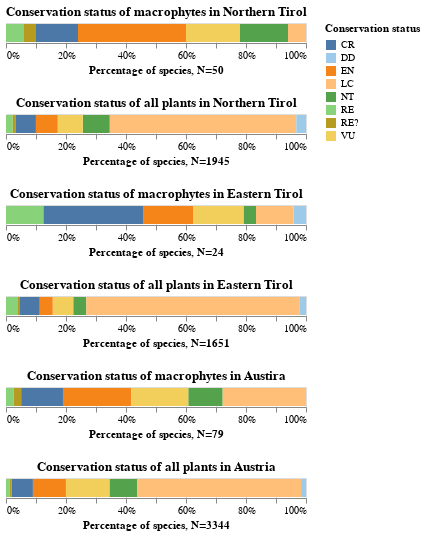

Notebook code cell kept with this figure:
### Code cell
c1 & c2 & c3 & c4 & c5 & c6

### Figure 1 — Vega-Lite specification as saved in the notebook (floating-point values rounded to 4 significant figures)
{"config": {"view": {"continuousWidth": 300, "continuousHeight": 300}}, "vconcat": [{"data": {"name": "data-a3b883bf06c26ee1137f4479ab6ca151"}, "mark": {"type": "bar", "tooltip": true}, "encoding": {"color": {"field": "Nordtirol_RL", "legend": {"title": "Conservation status"}, "scale": {"scheme": "tableau20"}, "sort": ["RE", "RE?", "CR", "EN", "VU", "NT", "LC", "DD", "G", "u", "u?", "e", "e?", "pi", "i", "n", "?", "RE,n", "-", "/", "( )"], "type": "ordinal"}, "order": {"field": "color_Nordtirol_RL_sort_index", "type": "ordinal"}, "x": {"field": "len", "stack": "normalize", "title": "Percentage of species, N=50", "type": "quantitative"}}, "name": "view_13", "title": "Conservation status of macrophytes in Northern Tirol"}, {"data": {"name": "data-bdaaa46494f9a4c0937c6109bdc75df3"}, "mark": {"type": "bar", "tooltip": true}, "encoding": {"color": {"field": "Nordtirol_RL", "legend": {"title": "Conservation status"}, "scale": {"scheme": "tableau20"}, "sort": ["RE", "RE?", "CR", "EN", "VU", "NT", "LC", "DD", "G", "u", "u?", "e", "e?", "pi", "i", "n", "?", "RE,n", "-", "/", "( )"], "type": "ordinal"}, "order": {"field": "color_Nordtirol_RL_sort_index", "type": "ordinal"}, "x": {"field": "len", "stack": "normalize", "title": "Percentage of species, N=1945", "type": "quantitative"}}, "name": "view_14", "title": "Conservation status of all plants in Northern Tirol"}, {"data": {"name": "data-f5f918471bd4804d28c509541de71bb5"}, "mark": {"type": "bar", "tooltip": true}, "encoding": {"color": {"field": "Osttirol_RL", "legend": {"title": "Conservation status"}, "scale": {"scheme": "tableau20"}, "sort": ["RE", "RE?", "CR", "EN", "VU", "NT", "LC", "DD", "G", "u", "u?", "e", "e?", "pi", "i", "n", "?", "RE,n", "-", "/", "( )"], "type": "ordinal"}, "order": {"field": "color_Osttirol_RL_sort_index", "type": "ordinal"}, "x": {"field": "len", "stack": "normalize", "title": "Percentage of species, N=24", "type": "quantitative"}}, "name": "view_15", "title": "Conservation status of macrophytes in Eastern Tirol"}, {"data": {"name": "data-57274b018a4847ce3f3fec70885b62ff"}, "mark": {"type": "bar", "tooltip": true}, "encoding": {"color": {"field": "Osttirol_RL", "legend": {"title": "Conservation status"}, "scale": {"scheme": "tableau20"}, "sort": ["RE", "RE?", "CR", "EN", "VU", "NT", "LC", "DD", "G", "u", "u?", "e", "e?", "pi", "i", "n", "?", "RE,n", "-", "/", "( )"], "type": "ordinal"}, "order": {"field": "color_Osttirol_RL_sort_index", "type": "ordinal"}, "x": {"field": "len", "stack": "normalize", "title": "Percentage of species, N=1651", "type": "quantitative"}}, "name": "view_16", "title": "Conservation status of all plants in Eastern Tirol"}, {"data": {"name": "data-ff9c490eaaa60ce07ea4a544d3ec2a3c"}, "mark": {"type": "bar", "tooltip": true}, "encoding": {"color": {"field": "RL", "legend": {"title": "Conservation status"}, "scale": {"scheme": "tableau20"}, "sort": ["RE", "RE?", "CR", "EN", "VU", "NT", "LC", "DD", "G", "u", "u?", "e", "e?", "pi", "i", "n", "?", "RE,n", "-", "/", "( )"], "type": "ordinal"}, "order": {"field": "color_RL_sort_index", "type": "ordinal"}, "x": {"field": "len", "stack": "normalize", "title": "Percentage of species, N=79", "type": "quantitative"}}, "name": "view_17", "title": "Conservation status of macrophytes in Austira"}, {"data": {"name": "data-62795208e404c83fb73980a71839d2f8"}, "mark": {"type": "bar", "tooltip": true}, "encoding": {"color": {"field": "RL", "legend": {"title": "Conservation status"}, "scale": {"scheme": "tableau20"}, "sort": ["RE", "RE?", "CR", "EN", "VU", "NT", "LC", "DD", "G", "u", "u?", "e", "e?", "pi", "i", "n", "?", "RE,n", "-", "/", "( )"], "type": "ordinal"}, "order": {"field": "color_RL_sort_index", "type": "ordinal"}, "x": {"field": "len", "stack": "normalize", "title": "Percentage of species, N=3344", "type": "quantitative"}}, "name": "view_18", "title": "Conservation status of all plants in Austria"}], "params": [{"name": "param_2", "select": {"type": "interval", "encodings": ["x", "y"]}, "bind": "scales", "views": ["view_13"]}, {"name": "param_3", "select": {"type": "interval", "encodings": ["x", "y"]}, "bind": "scales", "views": ["view_14"]}, {"name": "param_4", "select": {"type": "interval", "encodings": ["x", "y"]}, "bind": "scales", "views": ["view_15"]}, {"name": "param_5", "select": {"type": "interval", "encodings": ["x", "y"]}, "bind": "scales", "views": ["view_16"]}, {"name": "param_6", "select": {"type": "interval", "encodings": ["x", "y"]}, "bind": "scales", "views": ["view_17"]}, {"name": "param_7", "select": {"type": "interval", "encodings": ["x", "y"]}, "bind": "scales", "views": ["view_18"]}], "$schema": "https://vega.github.io/schema/vega-lite/v5.20.1.json", "datasets": {"data-a3b883bf06c26ee1137f4479ab6ca151": [{"Nordtirol_RL": "VU", "len": 9}, {"Nordtirol_RL": "EN", "len": 18}, {"Nordtirol_RL": "RE?", "len": 2}, {"Nordtirol_RL": "CR", "len": 7}, {"Nordtirol_RL": "NT", "len": 8}, {"Nordtirol_RL": "LC", "len": 3}, {"Nordtirol_RL": "RE", "len": 3}], "data-bdaaa46494f9a4c0937c6109bdc75df3": [{"Nordtirol_RL": "NT", "len": 175}, {"Nordtirol_RL": "EN", "len": 142}, {"Nordtirol_RL": "VU", "len": 162}, {"Nordtirol_RL": "RE", "len": 44}, {"Nordtirol_RL": "LC", "len": 1209}, {"Nordtirol_RL": "RE?", "len": 20}, {"Nordtirol_RL": "CR", "len": 130}, {"Nordtirol_RL": "DD", "len": 63}], "data-f5f918471bd4804d28c509541de71bb5": [{"Osttirol_RL": "DD", "len": 1}, {"Osttirol_RL": "NT", "len": 1}, {"Osttirol_RL": "EN", "len": 4}, {"Osttirol_RL": "LC", "len": 3}, {"Osttirol_RL": "RE", "len": 3}, {"Osttirol_RL": "CR", "len": 8}, {"Osttirol_RL": "VU", "len": 4}], "data-57274b018a4847ce3f3fec70885b62ff": [{"Osttirol_RL": "CR", "len": 113}, {"Osttirol_RL": "RE?", "len": 11}, {"Osttirol_RL": "RE", "len": 62}, {"Osttirol_RL": "VU", "len": 114}, {"Osttirol_RL": "NT", "len": 71}, {"Osttirol_RL": "DD", "len": 37}, {"Osttirol_RL": "EN", "len": 71}, {"Osttirol_RL": "LC", "len": 1172}], "data-ff9c490eaaa60ce07ea4a544d3ec2a3c": [{"RL": "RE", "len": 2}, {"RL": "EN", "len": 18}, {"RL": "RE?", "len": 2}, {"RL": "LC", "len": 22}, {"RL": "CR", "len": 11}, {"RL": "NT", "len": 9}, {"RL": "VU", "len": 15}], "data-62795208e404c83fb73980a71839d2f8": [{"RL": "CR", "len": 235}, {"RL": "VU", "len": 488}, {"RL": "EN", "len": 368}, {"RL": "DD", "len": 55}, {"RL": "RE", "len": 39}, {"RL": "LC", "len": 1829}, {"RL": "NT", "len": 304}, {"RL": "RE?", "len": 26}]}}
